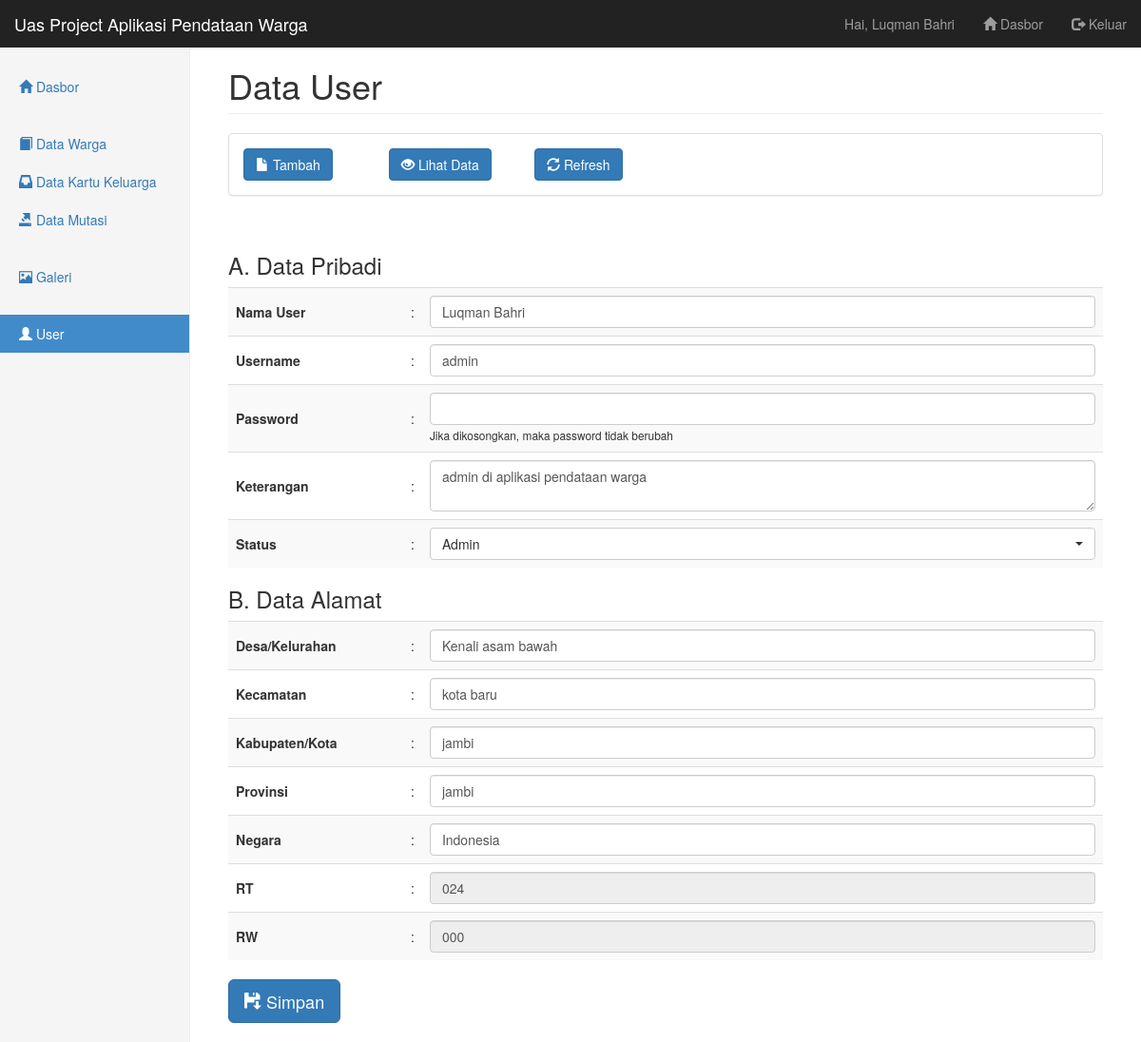
/pages/user/edit.php?id_user=1 (signed in), run on the app's committed database.
### tables this page shows
CREATE TABLE `user` (
  `id_user` int(11) NOT NULL,
  `nama_user` varchar(45) NOT NULL,
  `username_user` varchar(20) NOT NULL,
  `password_user` varchar(32) NOT NULL,
  `keterangan_user` text NOT NULL,
  `status_user` enum('Admin','RT','RW') NOT NULL,
  `desa_kelurahan_user` varchar(30) NOT NULL,
  `kecamatan_user` varchar(30) NOT NULL,
  `kabupaten_kota_user` varchar(30) NOT NULL,
  `provinsi_user` varchar(30) NOT NULL,
  `negara_user` varchar(30) NOT NULL,
  `rt_user` varchar(3) NOT NULL,
  `rw_user` varchar(3) NOT NULL,
  `created_at` timestamp NOT NULL DEFAULT current_timestamp() ON UPDATE current_timestamp(),
  `updated_at` timestamp NOT NULL DEFAULT '0000-00-00 00:00:00'
);

### pages/user/data-show.php (called while the page is built)
<?php
include('../../config/koneksi.php');
$get_id_user = $_GET['id_user'];
$query = "SELECT * FROM user WHERE id_user = $get_id_user";
$hasil = mysqli_query($db, $query);
$data_user = array();
while ($row = mysqli_fetch_assoc($hasil)) {
  $data_user[] = $row;
}

### pages/user/edit.php (the view, shortened to what this page needs)
<?php include('../_partials/top.php') ?>
<h1 class="page-header">Data User</h1>
<?php include('_partials/menu.php') ?>
<?php include('data-show.php') ?>
<form action="update.php" method="post">
<h3>A. Data Pribadi</h3>
<table class="table table-striped table-middle">
  <tr>
    <th width="20%">Nama User</th>
    <td width="1%">:</td>
    <td><input type="text" class="form-control" name="nama_user" value="<?php echo $data_user[0]['nama_user'] ?>" required></td>
  </tr>
  <tr>
    <th>Username</th>
    <td>:</td>
    <td><input type="text" class="form-control" name="username_user" value="<?php echo $data_user[0]['username_user'] ?>" required></td>
  </tr>
  <tr>
    <th>Password</th>
    <td>:</td>
    <td>
      <input type="password" class="form-control" name="password_user">
      <small>Jika dikosongkan, maka password tidak berubah</small>
    </td>
  </tr>
  <tr>
    <th>Keterangan</th>
    <td>:</td>
    <td><textarea class="form-control" name="keterangan_user"><?php echo $data_user[0]['keterangan_user'] ?></textarea></td>
  </tr>
  <tr>
    <th>Status</th>
    <td>:</td>
    <td>
      <select class="form-control selectpicker" name="status_user" required>
        <option value="<?php echo $data_user[0]['status_user'] ?>" selected><?php echo $data_user[0]['status_user'] ?></option>
      </select>
    </td>
  </tr>
</table>
<h3>B. Data Alamat</h3>
<table class="table table-striped table-middle">
  <tr>
    <th width="20%">Desa/Kelurahan</th>
    <td width="1%">:</td>
    <td><input type="text" class="form-control" name="desa_kelurahan_user" value="<?php echo $data_user[0]['desa_kelurahan_user'] ?>" required></td>
  </tr>
  <tr>
    <th>Kecamatan</th>
    <td>:</td>
    <td><input type="text" class="form-control" name="kecamatan_user" value="<?php echo $data_user[0]['kecamatan_user'] ?>" required></td>
  </tr>
  <tr>
    <th>Kabupaten/Kota</th>
    <td>:</td>
    <td><input type="text" class="form-control" name="kabupaten_kota_user" value="<?php echo $data_user[0]['kabupaten_kota_user'] ?>" required></td>
  </tr>
  <tr>
    <th>Provinsi</th>
    <td>:</td>
    <td><input type="text" class="form-control" name="provinsi_user" value="<?php echo $data_user[0]['provinsi_user'] ?>" required></td>
  </tr>
  <tr>
    <th>Negara</th>
    <td>:</td>
    <td><input type="text" class="form-control" name="negara_user" value="<?php echo $data_user[0]['negara_user'] ?>" required></td>
  </tr>
  <tr>
    <th>RT</th>
    <td>:</td>
    <td><input type="text" class="form-control" name="rt_user" value="<?php echo $data_user[0]['rt_user'] ?>" required readonly></td>
  </tr>
  <tr>
    <th>RW</th>
    <td>:</td>
    <td><input type="text" class="form-control" name="rw_user" value="<?php echo $data_user[0]['rw_user'] ?>" required readonly></td>
  </tr>
</table>
<button type="submit" class="btn btn-primary btn-lg">
  <i class="glyphicon glyphicon-floppy-save"></i> Simpan
</button>
</form>
<?php include('../_partials/bottom.php') ?>

### assets/css/dashboard.css (style rules this page uses)
body { padding-top: 50px; }
.main .page-header { margin-top: 0; }
.table-middle tr>th { vertical-align: middle !important; }
.table-middle tr>td { vertical-align: middle !important; }

### data on the page
user: nama_user "Luqman Bahri", username_user "admin", keterangan_user "admin di aplikasi pendataan warga", status_user "Admin", desa_kelurahan_user "Kenali asam bawah", kecamatan_user "kota baru", kabupaten_kota_user "jambi", provinsi_user "jambi", negara_user "Indonesia", rt_user "024", rw_user "000"

### other printed values
$_SESSION['user']['nama_user'] "Luqman Bahri"
